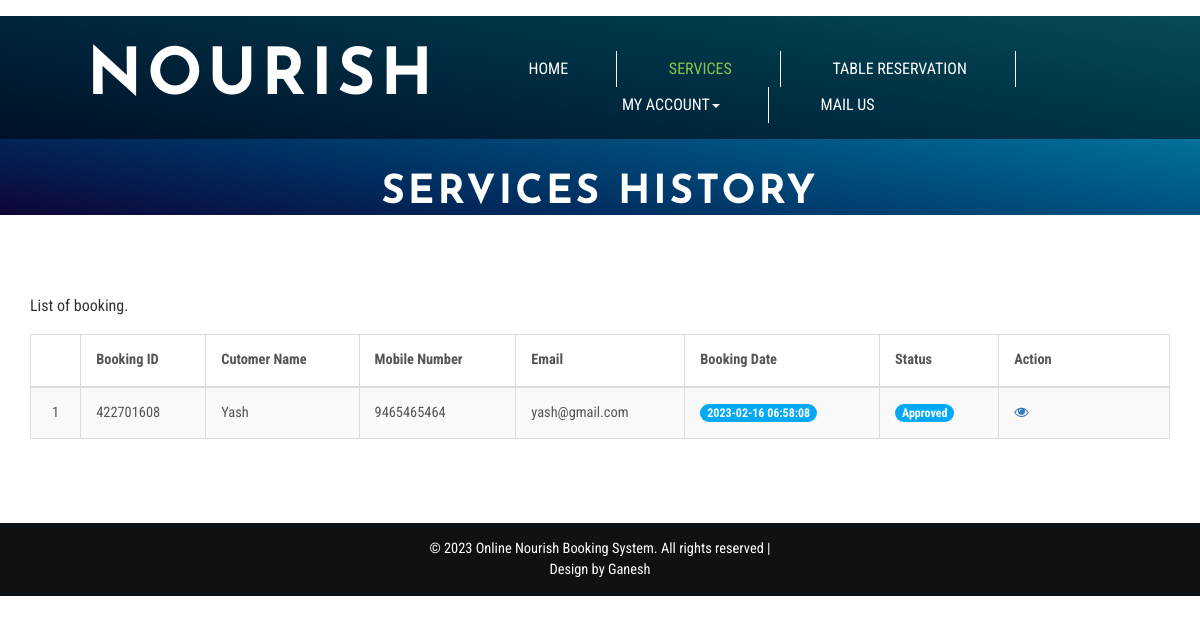
Page /services-history.php (signed in) on the committed database.
### tables this page shows
CREATE TABLE `tblbooking` (
  `ID` int(10) NOT NULL,
  `BookingID` int(10) DEFAULT NULL,
  `ServiceID` int(10) DEFAULT NULL,
  `UserID` int(5) DEFAULT NULL,
  `BookingFrom` date DEFAULT NULL,
  `BookingTo` date DEFAULT NULL,
  `EventType` varchar(200) DEFAULT NULL,
  `Numberofguest` int(10) DEFAULT NULL,
  `Message` mediumtext DEFAULT NULL,
  `BookingDate` timestamp NULL DEFAULT current_timestamp(),
  `Remark` varchar(200) DEFAULT NULL,
  `Status` varchar(200) DEFAULT NULL,
  `UpdationDate` timestamp NULL DEFAULT NULL ON UPDATE current_timestamp()
);

CREATE TABLE `tbluser` (
  `ID` int(10) NOT NULL,
  `FullName` varchar(200) DEFAULT NULL,
  `MobileNumber` bigint(10) DEFAULT NULL,
  `Email` varchar(200) DEFAULT NULL,
  `Password` varchar(200) DEFAULT NULL,
  `RegDate` timestamp NULL DEFAULT current_timestamp()
);

### services-history.php (the view, shortened to what this page needs)
<?php
if (strlen($_SESSION['obbsuid']==0)) {
  header('location:logout.php');
  } else{
?>
<!DOCTYPE html>
<html lang="en">
<head>
<link href="css/bootstrap.css" rel="stylesheet" type="text/css" media="all" />
<link rel="stylesheet" href="css/style.css" type="text/css" media="all" />
<link href="css/font-awesome.css" rel="stylesheet">
</head>
<body>
	<div class="banner jarallax">
		<div class="agileinfo-dot">
		<?php include_once('includes/header.php');?>
			<div class="wthree-heading">
				<h2>SERVICES HISTORY</h2>
			</div>
		</div>
	<div class="about-top">
		<div class="container">
			<div class="wthree-services-bottom-grids">
				<p class="wow fadeInUp animated" data-wow-delay=".5s">List of booking.</p>
					<div class="bs-docs-example wow fadeInUp animated" data-wow-delay=".5s">
						<table class="table table-bordered table-striped table-vcenter js-dataTable-full-pagination">
                                <thead>
                                    <tr>
                                        <th class="text-center"></th>
                                        <th>Booking ID</th>
                                        <th class="d-none d-sm-table-cell">Cutomer Name</th>
                                        <th class="d-none d-sm-table-cell">Mobile Number</th>
                                        <th class="d-none d-sm-table-cell">Email</th>
                                        <th class="d-none d-sm-table-cell">Booking Date</th>
                                        <th class="d-none d-sm-table-cell">Status</th>
                                        <th class="d-none d-sm-table-cell" style="width: 15%;">Action</th>
                                       </tr>
                                </thead>
                                <tbody>
<?php
$uid=$_SESSION['obbsuid'];
$sql="SELECT tbluser.FullName,tbluser.MobileNumber,tbluser.Email,tblbooking.BookingID,tblbooking.BookingDate,tblbooking.Status,tblbooking.ID from tblbooking join tbluser on tbluser.ID=tblbooking.UserID where tblbooking.UserID='$uid'";
$query = $dbh -> prepare($sql);
$query->execute();
$results=$query->fetchAll(PDO::FETCH_OBJ);
$cnt=1;
if($query->rowCount() > 0)
{
foreach($results as $row)
{               ?>
                                    <tr>
                                        <td class="text-center"><?php echo htmlentities($cnt);?></td>
                                        <td class="font-w600"><?php  echo htmlentities($row->BookingID);?></td>
                                        <td class="font-w600"><?php  echo htmlentities($row->FullName);?></td>
                                        <td class="font-w600"><?php  echo htmlentities($row->MobileNumber);?></td>
                                        <td class="font-w600"><?php  echo htmlentities($row->Email);?></td>
                                        <td class="font-w600">
                                            <span class="badge badge-primary"><?php  echo htmlentities($row->BookingDate);?></span>
                                        </td>
                                        <?php if($row->Status==""){ ?>
                     <td class="font-w600"><?php echo "Not Updated Yet"; ?></td>
<?php } else { ?>
                                        <td class="d-none d-sm-table-cell">
                                            <span class="badge badge-primary"><?php  echo htmlentities($row->Status);?></span>
                                        </td>
<?php } ?>
                                         <td class="d-none d-sm-table-cell"><a href="view-booking-detail.php?editid=<?php echo htmlentities ($row->ID);?>&&bookingid=<?php echo htmlentities ($row->BookingID);?>"><i class="fa fa-eye" aria-hidden="true"></i></a></td>
                                    </tr>
                                    <?php $cnt=$cnt+1;}} ?>
                                </tbody>
                            </table>
					</div>
			</div>
		</div>
	</div>
	<?php include_once('includes/footer.php');?>
</body>
</html><?php }  ?>

### css/style.css (style rules this page uses)
body a { transition: 0.5s all; -webkit-transition: 0.5s all; -o-transition: 0.5s all; -moz-transition: 0.5s all; -ms-transition: 0.5s all; }
html, body { font-size: 100%; font-family: 'Roboto Condensed', sans-serif; }
body { background:#FFFFFF; }
.banner { background: url(../images/1.jpg) no-repeat 0px 147px; background-size: cover; background-image: linear-gradient(to right top, #0e0537, #002d5f, #005383, #007ba1, #16a4b9); }
.jarallax { position: relative; background-size: cover; background-repeat: no-repeat; background-position: 50% 50%; }
.banner-bottom,.services,.services-bottom,footer,.about-top,.agile-dot,.team,.gallery,.codes,.typography,.contact,.single { padding:4em 0; }
.wthree-heading { margin: 2em 0 1em; }
.wthree-heading h2 { color: #ffffff; font-size: 2.5em; text-align: center; margin: 0; letter-spacing: 3px; font-weight: 800; text-transform: uppercase; font-family: 'Josefin Sans', sans-serif; }
.table > thead > tr > th, .table > tbody > tr > th, .table > tfoot > tr > th, .table > thead > tr > td, .table > tbody > tr > td, .table > tfoot > tr > td { border-top: none !important; }
.badge-primary { background-color: #03a9f4; }
.bs-docs-example { margin: 1em 0; }
.table td, .table>tbody>tr>td, .table>tbody>tr>th, .table>tfoot>tr>td, .table>tfoot>tr>th, .table>thead>tr>td, .table>thead>tr>th { padding: 15px!important; }
.table > thead > tr > th, .table > tbody > tr > th, .table > tfoot > tr > th, .table > thead > tr > td, .table > tbody > tr > td, .table > tfoot > tr > td { font-size: 0.9em; color: #555; border-top: none !important; }

### rows in the picture
tblbooking: BookingID "422701608", UserID.FullName "Yash", UserID.MobileNumber "9465465464", UserID.Email "yash@gmail.com", BookingDate "2023-02-16 06:58:08", Status "Approved"
